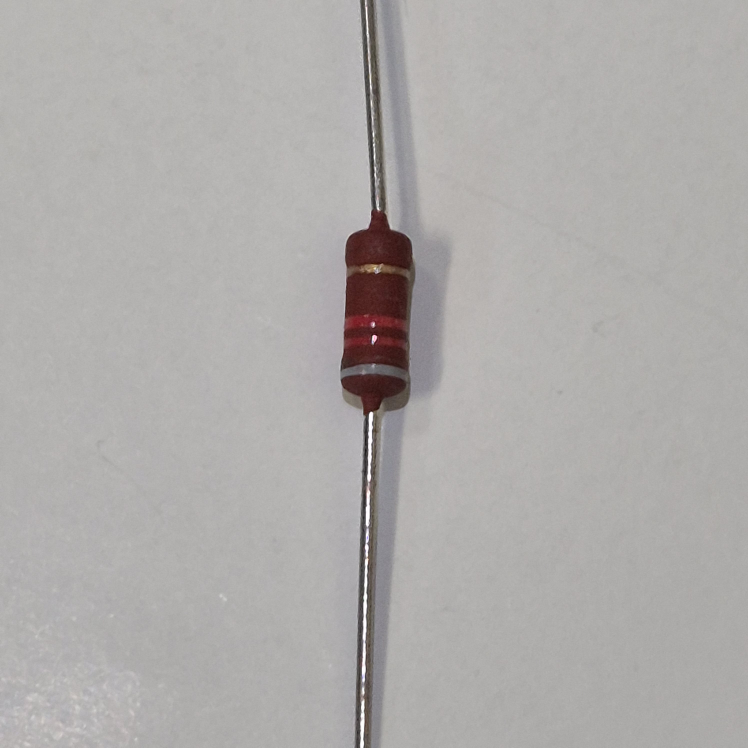
#> input picture resistance/r5/20251020_093418.jpg, 2992 x 2992 px (shown at 1/4 size)
$ python main2.py   (older library calls are emulated)
#> lines starting #> are read from the running program, lines starting #| are printed output that depends on the picture; after the words box and inside, x2 and y2 are one past the last pixel; in counts of white or black regions, pixels touching at a corner belong together
### resistor_calculator/main.py
from math import log10, floor

# IEC 60062 color code: digits, multipliers, tolerances
DIGIT = {
    "black": 0, "brown": 1, "red": 2, "orange": 3, "yellow": 4,
    "green": 5, "blue": 6, "violet": 7, "grey": 8, "white": 9
}

MULTIPLIER = {
    "silver": 1e-2, "gold": 1e-1,
    "black": 1, "brown": 1e1, "red": 1e2, "orange": 1e3, "yellow": 1e4,
    "green": 1e5, "blue": 1e6, "violet": 1e7, "grey": 1e8, "white": 1e9
}

TOLERANCE = {
    # none means 20%
    "silver": 10.0, "gold": 5.0, "brown": 1.0, "red": 2.0, "green": 0.5,
    "blue": 0.25, "violet": 0.1, "grey": 0.05, "none": 20.0
}

# Preferred numbers (IEC 60063)
E6  = [1.0, 1.5, 2.2, 3.3, 4.7, 6.8]
E12 = [1.0, 1.2, 1.5, 1.8, 2.2, 2.7, 3.3, 3.9, 4.7, 5.6, 6.8, 8.2]
E24 = [1.0, 1.1, 1.2, 1.3, 1.5, 1.6, 1.8, 2.0, 2.2, 2.4, 2.7, 3.0,
       3.3, 3.6, 3.9, 4.3, 4.7, 5.1, 5.6, 6.2, 6.8, 7.5, 8.2, 9.1]
# E96 list (mantissas in 1–10 decade) from IEC 60063
E96 = [1.00,1.02,1.05,1.07,1.10,1.13,1.15,1.18,1.21,1.24,1.27,1.30,
       1.33,1.37,1.40,1.43,1.47,1.50,1.54,1.58,1.62,1.65,1.69,1.74,
       1.78,1.82,1.87,1.91,1.96,2.00,2.05,2.10,2.15,2.21,2.26,2.32,
       2.37,2.43,2.49,2.55,2.61,2.67,2.74,2.80,2.87,2.94,3.01,3.09,
       3.16,3.24,3.32,3.40,3.48,3.57,3.65,3.74,3.83,3.92,4.02,4.12,
       4.22,4.32,4.42,4.53,4.64,4.75,4.87,4.99,5.11,5.23,5.36,5.49,
       5.62,5.76,5.90,6.04,6.19,6.34,6.49,6.65,6.81,6.98,7.15,7.32,
       7.50,7.68,7.87,8.06,8.25,8.45,8.66,8.87,9.09,9.31,9.53,9.76]

def pick_series_by_tolerance(tol_pct):
    # Typical mapping: E6≈20%, E12≈10%, E24≈5%, E48≈2%, E96≈1%
    if tol_pct is None or tol_pct >= 20.0:
        return "E6", E6
    if tol_pct >= 10.0:
        return "E12", E12
    if tol_pct >= 5.0:
        return "E24", E24
    if tol_pct >= 2.0:
        # Use E48/E96 group; approximate with E96 for PoC
        return "E96", E96
    # <= 1% (1%, 0.5%, 0.25%, 0.1%) -> use E96 as practical default
    return "E96", E96

def normalize_mantissa(value_ohms):
    if value_ohms <= 0:
        return None, None
    decade = floor(log10(value_ohms))
    mant = value_ohms / (10 ** decade)
    # Shift to [1,10)
    if mant < 1:
        mant *= 10
        decade -= 1
    elif mant >= 10:
        mant /= 10
        decade += 1
    return mant, decade

def is_standard_value(value_ohms, series_values):
    mant, _ = normalize_mantissa(value_ohms)
    if mant is None:
        return False
    # Compare within tight epsilon to avoid FP artifacts
    for v in series_values:
        if abs(mant - v) <= 1e-6:
            return True
    return False

def parse_resistor_bands(bands):
    b = [c.strip().lower() for c in bands]
    n = len(b)
    # Determine digits, multiplier, tolerance for 3–6 bands
    if n == 3:
        d1, d2, mul = b[0:3]
        sig = [DIGIT.get(d1), DIGIT.get(d2)]
        tol = 20.0
        m = MULTIPLIER.get(mul)
    elif n == 4:
        d1, d2, mul, tol_c = b[0:4]
        sig = [DIGIT.get(d1), DIGIT.get(d2)]
        m = MULTIPLIER.get(mul)
        tol = TOLERANCE.get(tol_c, None)
    elif n == 5:
        d1, d2, d3, mul, tol_c = b[0:5]
        sig = [DIGIT.get(d1), DIGIT.get(d2), DIGIT.get(d3)]
        m = MULTIPLIER.get(mul)
        tol = TOLERANCE.get(tol_c, None)
    elif n == 6:
        # Ignore 6th band (TCR) for value computation
        d1, d2, d3, mul, tol_c, _tcr = b[0:6]
        sig = [DIGIT.get(d1), DIGIT.get(d2), DIGIT.get(d3)]
        m = MULTIPLIER.get(mul)
        tol = TOLERANCE.get(tol_c, None)
    else:
        raise ValueError("Support only 3 to 6 bands")

    if any(v is None for v in sig) or m is None:
        raise ValueError("Invalid color sequence for digits/multiplier")

    # Build numeric from significant digits
    val = 0
    for d in sig:
        val = val * 10 + d
    ohms = val * m
    return ohms, tol

def decode_resistor(bands):
    """
    Try forward orientation; verify 'standard' against E-series
    implied by tolerance; if not standard, reverse and retry.
    """
    tried = []
    for orientation, seq in [("forward", bands), ("reversed", list(reversed(bands)))]:
        try:
            ohms, tol = parse_resistor_bands(seq)
            series_name, series_vals = pick_series_by_tolerance(tol)
            standard = is_standard_value(ohms, series_vals)
            tried.append({
                "orientation": orientation,
                "ohms": ohms,
                "tolerance_pct": tol,
                "series": series_name,
                "is_standard": standard,
                "bands": seq
            })
            # Return immediately if standard found
            if standard:
                return tried[-1], tried
        except Exception:
            tried.append({
                "orientation": orientation,
                "error": True,
                "bands": seq
            })
            continue
    # If neither orientation produced a standard value, return best forward result
    # or an error if both failed
    for r in tried:
        if not r.get("error"):
            return r, tried
    return {"error": True, "reason": "Could not parse in either orientation"}, tried

# --- Examples ---
# [12 lines that do not run on import are left out]

### main2.py
import cv2
import numpy as np
import os

# --- IMPORT DU CALCULATEUR ---
try:
    from resistor_calculator.main import decode_resistor
except ImportError:
    print("Attention: Module 'resistor_calculator' introuvable.")
    decode_resistor = None


def ensure_dir(p):
    if p and not os.path.exists(p):
        os.makedirs(p)

# =============================================================================
# 1. ANALYSE COULEUR (LOGIQUE MODIFIÉE : ECHANGE SILVER <-> GREY)
# =============================================================================

def get_color_name(h, s, v):
    # --- A. LOGIQUE ARGENT / GRIS (Prioritaire - Inversée selon ta demande précédente) ---
    if v > 70 and s < 60:
        return "grey"  # C'est brillant -> Gris (pour le calculateur)
    if s < 40:
        if v < 50: return "black"
        return "silver" # C'est terne -> Silver (pour le calculateur)
    if v < 50: return "black"

    # --- B. TEINTES ---

    if (0 <= h < 12) or (160 <= h <= 180):
        if s > 80:
            return "red"
        else:
            return "grey" # Si pas saturé, c'est du gris/argent

    elif 12 <= h < 22:
        if v > 180 and s > 90: return "orange"
        return "brown"

    elif 22 <= h < 35:
        if s > 60 and v > 60: return "gold"
        if v < 150: return "brown"
        return "yellow"

    elif 35 <= h < 85: return "green"
    elif 85 <= h < 130: return "blue"

    elif 130 <= h < 160:
        return "violet"

    return "brown"


def analyze_band_color(roi_hsv, rect):
    x, y, w, h = rect
    center_x = x + w // 2
    margin = max(1, w // 4)
    if margin < 1: margin = 1

    # On prend le centre de la bande
    band_crop = roi_hsv[int(h*0.25):int(h*0.75), max(0, center_x-margin):min(roi_hsv.shape[1], center_x+margin)]

    if band_crop.size == 0: return "unknown"

    h_val = np.median(band_crop[:,:,0])
    s_val = np.median(band_crop[:,:,1])
    v_val = np.median(band_crop[:,:,2])

    return get_color_name(h_val, s_val, v_val)


def keep_resistor_body(mask_bin):
    dist = cv2.distanceTransform(mask_bin, cv2.DIST_L2, 5)
    max_val = np.max(dist)
    if max_val == 0: return mask_bin
    _, body_core = cv2.threshold(dist, 0.4 * max_val, 255, cv2.THRESH_BINARY)
    body_core = body_core.astype(np.uint8)
    contours_core, _ = cv2.findContours(body_core, cv2.RETR_EXTERNAL, cv2.CHAIN_APPROX_SIMPLE)
    if not contours_core: return mask_bin
    largest_core = max(contours_core, key=cv2.contourArea)
    core_mask_single = np.zeros_like(mask_bin)
    cv2.drawContours(core_mask_single, [largest_core], -1, 255, -1)
    dilation_size = int(max_val * 0.45)
    kernel = cv2.getStructuringElement(cv2.MORPH_ELLIPSE, (dilation_size * 2, dilation_size * 2))
    restored_body = cv2.dilate(core_mask_single, kernel, iterations=1)
    return cv2.bitwise_and(restored_body, mask_bin)


def remove_glare_and_fill(img_bgr, body_color_bgr):
    hsv = cv2.cvtColor(img_bgr, cv2.COLOR_BGR2HSV)

    lower_white = np.array([0, 0, 200])
    upper_white = np.array([180, 50, 255])
    mask_sat_white = cv2.inRange(hsv, lower_white, upper_white)

    _, _, v = cv2.split(hsv)
    mask_bright = cv2.inRange(v, 240, 255)

    glare_mask = cv2.bitwise_or(mask_sat_white, mask_bright)
    kernel = np.ones((3, 3), np.uint8)
    glare_mask = cv2.dilate(glare_mask, kernel, iterations=1)

    result = img_bgr.copy()
    result[glare_mask > 0] = body_color_bgr
    return result


def get_vertical_projection(roi_img, out_dir=None):
    h, w = roi_img.shape[:2]
    center_mask = np.zeros((h, w), dtype=np.uint8)
    center_mask[int(h * 0.3):int(h * 0.7), int(w * 0.3):int(w * 0.7)] = 255

    b_chan, g_chan, r_chan = cv2.split(roi_img)
    med_b = np.median(b_chan[center_mask > 0])
    med_g = np.median(g_chan[center_mask > 0])
    med_r = np.median(r_chan[center_mask > 0])
    body_bgr = (int(med_b), int(med_g), int(med_r))

    clean_img = remove_glare_and_fill(roi_img, body_bgr)

    if out_dir:
        glare_path = os.path.join(out_dir, "09a_glare_removed.png")
        cv2.imwrite(glare_path, clean_img)

    smooth = cv2.bilateralFilter(clean_img, 5, 75, 75)
    lab = cv2.cvtColor(smooth, cv2.COLOR_BGR2LAB)
    l_chan, a_chan, b_chan = cv2.split(lab)
    masked_l = l_chan[center_mask > 0]
    masked_a = a_chan[center_mask > 0]
    masked_b = b_chan[center_mask > 0]

    if masked_l.size == 0: return np.zeros(w)
    med_l = np.median(masked_l)
    med_a = np.median(masked_a)
    med_b = np.median(masked_b)

    diff_l = np.abs(l_chan.astype(np.float32) - med_l) * 1.0
    diff_a = np.abs(a_chan.astype(np.float32) - med_a) * 2.0
    diff_b = np.abs(b_chan.astype(np.float32) - med_b) * 2.0
    total_diff_map = diff_l + diff_a + diff_b

    gray = cv2.cvtColor(smooth, cv2.COLOR_BGR2GRAY)
    sobelx = np.abs(cv2.Sobel(gray, cv2.CV_32F, 1, 0, ksize=3))
    combined_energy = total_diff_map + (sobelx * 0.6)

    row_start, row_end = int(h * 0.2), int(h * 0.8)
    roi_energy = combined_energy[row_start:row_end, :]
    profile = np.mean(roi_energy, axis=0)

    if np.max(profile) > 0:
        profile = profile / np.max(profile)

    margin_cut = int(w * 0.05)
    profile[0:margin_cut] = 0
    profile[w-margin_cut:w] = 0

    return profile


# =============================================================================
# 2. DÉTECTION SPÉCIALE OR
# =============================================================================

def detect_gold_only(roi_img):
    h, w = roi_img.shape[:2]
    hsv = cv2.cvtColor(roi_img, cv2.COLOR_BGR2HSV)

    lower_gold = np.array([12, 60, 60])
    upper_gold = np.array([38, 255, 255])

    mask = cv2.inRange(hsv, lower_gold, upper_gold)

    margin_cut = int(w * 0.06)
    mask[:, 0:margin_cut] = 0
    mask[:, w-margin_cut:w] = 0

    kernel_v = cv2.getStructuringElement(cv2.MORPH_RECT, (1, 5))
    mask = cv2.morphologyEx(mask, cv2.MORPH_OPEN, kernel_v)
    mask = cv2.dilate(mask, kernel_v, iterations=2)

    contours, _ = cv2.findContours(mask, cv2.RETR_EXTERNAL, cv2.CHAIN_APPROX_SIMPLE)

    gold_rects = []
    for c in contours:
        x, y, bw, bh = cv2.boundingRect(c)
        if bh > h * 0.4:
             if bw < w * 0.20 and bw > w * 0.02:
                gold_rects.append((x, 0, bw, h))

    return gold_rects


def rects_overlap(r1, r2, threshold=0.3):
    x1, _, w1, _ = r1
    x2, _, w2, _ = r2
    start = max(x1, x2)
    end = min(x1 + w1, x2 + w2)
    if end < start: return False
    overlap_w = end - start
    min_w = min(w1, w2)
    return overlap_w > (min_w * threshold)


# =============================================================================
# 3. FONCTION PRINCIPALE
# =============================================================================

def find_bands(roi_img, out_dir=None):
    h, w = roi_img.shape[:2]

    # --- A. Projection Standard ---
    profile = get_vertical_projection(roi_img, out_dir)
    THRESHOLD = 0.28

    band_mask_1d = (profile > THRESHOLD).astype(np.uint8)
    band_mask_1d = band_mask_1d.reshape(1, -1)
    kernel = np.ones((1, 3), np.uint8)
    band_mask_1d = cv2.dilate(band_mask_1d, kernel, iterations=1)
    band_mask_1d = cv2.erode(band_mask_1d, kernel, iterations=1)
    band_mask_1d = band_mask_1d.flatten()

    MIN_BAND_WIDTH = w * 0.03
    standard_rects = []
    in_band = False
    start_x = 0

    for x in range(w):
        val = band_mask_1d[x]
        if val > 0 and not in_band:
            in_band = True
            start_x = x
        elif val == 0 and in_band:
            in_band = False
            end_x = x
            width = end_x - start_x
            if width > MIN_BAND_WIDTH:
                standard_rects.append((start_x, 0, width, h))

    if in_band:
        width = w - start_x
        if width > MIN_BAND_WIDTH:
            standard_rects.append((start_x, 0, width, h))

    # --- B. Détection Or Spécifique ---
    gold_rects = detect_gold_only(roi_img)

    # --- C. Fusion et Analyse Couleur ---
    final_rects = []
    roi_hsv = cv2.cvtColor(roi_img, cv2.COLOR_BGR2HSV)

    # 1. Ajout des standards
    for r in standard_rects:
        c_name = analyze_band_color(roi_hsv, r)
        final_rects.append({'rect': r, 'color': c_name, 'source': 'std'})

    # 2. Fusion des Golds
    for g_rect in gold_rects:
        merged = False
        for i, item in enumerate(final_rects):
            s_rect = item['rect']
            if rects_overlap(g_rect, s_rect, threshold=0.2):
                if item['color'] in ['brown', 'orange', 'unknown']:
                    final_rects[i] = {'rect': g_rect, 'color': 'gold', 'source': 'gold'}
                merged = True
                break
        if not merged:
            final_rects.append({'rect': g_rect, 'color': 'gold', 'source': 'gold'})

    final_rects.sort(key=lambda x: x['rect'][0])

    result_colors = [x['color'] for x in final_rects]
    result_rects = [x['rect'] for x in final_rects]

    # --- D. Heuristique de dernier recours ---
    if len(result_colors) == 4 and result_colors[-1] == 'brown':
        result_colors[-1] = 'gold'
        final_rects[-1]['source'] = 'correction'

    # --- VISUALISATION ---
    vis = roi_img.copy()
    for i, rect in enumerate(result_rects):
        x, y, wb, hb = rect
        color_name = result_colors[i]

        src = final_rects[i].get('source', 'std')
        if src == 'gold': box_c = (0, 255, 255)
        elif src == 'correction': box_c = (255, 255, 0)
        else: box_c = (0, 255, 0)

        cv2.rectangle(vis, (x, 0), (x + wb, h), box_c, 2)
        cv2.putText(vis, color_name, (x, 15), cv2.FONT_HERSHEY_SIMPLEX, 0.4, (0, 0, 255), 1)

    points = []
    for x in range(w):
        val = profile[x]
        graph_y = int(h - (val * h))
        points.append((x, graph_y))
    if points:
        cv2.polylines(vis, [np.array(points)], False, (255, 255, 255), 1)

    thresh_y = int(h - (THRESHOLD * h))
    cv2.line(vis, (0, thresh_y), (w, thresh_y), (255, 0, 0), 1)

    return result_colors, result_rects, vis


def isolate_rotate_resize_debug_body(
        img_path,
        out_dir="debug_out",
        thresh_method="auto"
):
#> called with img_path = 'resistance/r5/20251020_093418.jpg', out_dir = 'debug_out', thresh_method = 'auto'
    ensure_dir(out_dir)
    img = cv2.imread(img_path)
#> img is the input picture: shape (2992, 2992, 3); mean B, G, R 170.6, 172.2, 174.4
    if img is None: return

    gray = cv2.cvtColor(img, cv2.COLOR_BGR2GRAY)
    if thresh_method == "auto":
        _, th = cv2.threshold(255 - gray, 0, 255, cv2.THRESH_BINARY + cv2.THRESH_OTSU)
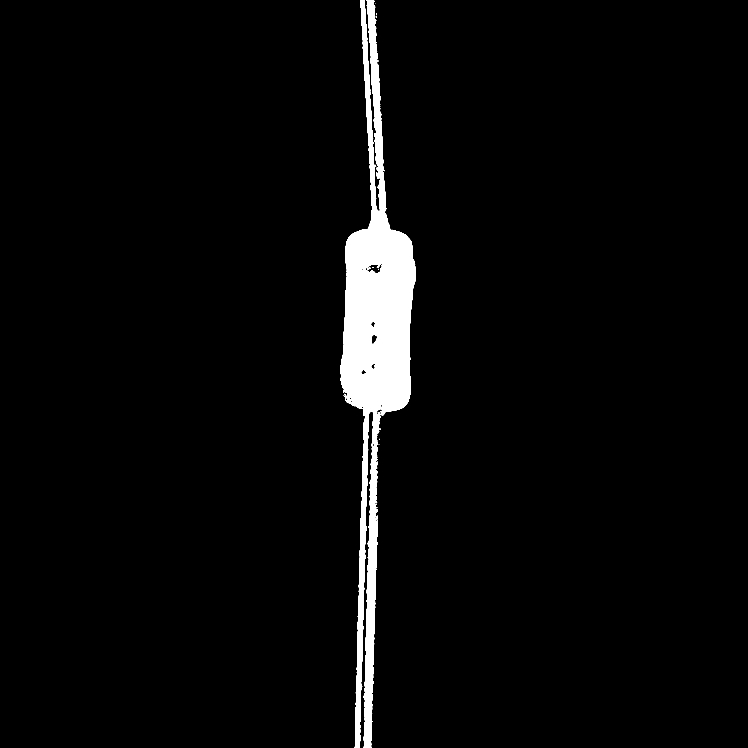
#> th: shape (2992, 2992) (shown at 1/4 size); 3.3% white; 25 white regions (21 under 20 px), largest, box (x1, y1, x2, y2) and area: (1362, 0, 1663, 2992) 294879, (1467, 1070, 1482, 1078) 70, (1378, 1576, 1384, 1582) 27, (1520, 1643, 1526, 1650) 27
    else:
        _, th = cv2.threshold(255 - gray, 30, 255, cv2.THRESH_BINARY)

    kernel = cv2.getStructuringElement(cv2.MORPH_RECT, (3, 3))
    th_clean = cv2.morphologyEx(th, cv2.MORPH_OPEN, kernel, iterations=1)
#> th_clean: shape (2992, 2992); 3.3% white; 10 white regions (5 under 20 px), largest, box (x1, y1, x2, y2) and area: (1362, 0, 1662, 2992) 294229, (1383, 1592, 1405, 1616) 289, (1469, 1071, 1482, 1078) 65, (1378, 1576, 1384, 1582) 27, (1521, 1644, 1526, 1649) 22
    body_mask = keep_resistor_body(th_clean)
#> in keep_resistor_body, `max_val = np.max(dist)`: max_val = 105.5
#> in keep_resistor_body, `contours_core, _ = cv2.findContours(body_core, cv2.RETR_EXTERNAL, cv2...`: contours_core = 1 contour; box (x1, y1, x2, y2) and area: (1405, 916, 1620, 1602) 70831
#> in keep_resistor_body, `largest_core = max(contours_core, key=cv2.contourArea)`: largest_core = contour of 950 points, box (x1, y1, x2, y2) (1405, 916, 1620, 1602), area 70831
#> in keep_resistor_body, `dilation_size = int(max_val * 0.45)`: dilation_size = 47

    contours, _ = cv2.findContours(body_mask, cv2.RETR_EXTERNAL, cv2.CHAIN_APPROX_SIMPLE)
#> contours = 2 contours, 1 with area under 20; largest, box (x1, y1, x2, y2) and area: (1362, 870, 1662, 1648) 189972
    if not contours: return
    c = max(contours, key=cv2.contourArea)
#> c = contour of 676 points, box (x1, y1, x2, y2) (1362, 870, 1662, 1648), area 189972
    rect = cv2.minAreaRect(c)
#> rect = ((1512.8, 1259), (778.5, 284.5), -87.69)
    (cx, cy), (rw, rh), angle = rect
#> cx = 1512.8; cy = 1259; rw = 778.5; rh = 284.5; angle = -87.69
    if rw < rh:
        angle += 90.0
        rw, rh = rh, rw

    (h_img, w_img) = img.shape[:2]
    M = cv2.getRotationMatrix2D((w_img // 2, h_img // 2), angle, 1.0)
#> M = [[0.0402, -0.999, 2930.6], [0.999, 0.0402, -58.96]]
    cos, sin = abs(M[0, 0]), abs(M[0, 1])
#> cos = 0.0402; sin = 0.999
    nW = int((h_img * sin) + (w_img * cos))
#> nW = 3109
    nH = int((h_img * cos) + (w_img * sin))
#> nH = 3109
    M[0, 2] += (nW / 2) - w_img // 2
    M[1, 2] += (nH / 2) - h_img // 2
    rot = cv2.warpAffine(img, M, (nW, nH), borderValue=(255, 255, 255))
    rot_body = cv2.warpAffine(body_mask, M, (nW, nH), flags=cv2.INTER_NEAREST, borderValue=0)
#> rot_body: shape (3109, 3109); 1.9% white; 2 white regions (1 under 20 px)

    contours_r, _ = cv2.findContours(rot_body, cv2.RETR_EXTERNAL, cv2.CHAIN_APPROX_SIMPLE)
#> contours_r = 2 contours, 1 with area under 20; largest, box (x1, y1, x2, y2) and area: (1403, 1419, 2182, 1705) 189964
    if not contours_r: return
    c_r = max(contours_r, key=cv2.contourArea)
#> c_r = contour of 758 points, box (x1, y1, x2, y2) (1403, 1419, 2182, 1705), area 189964
    x, y, w_box, h_box = cv2.boundingRect(c_r)
#> x = 1403; y = 1419; w_box = 779; h_box = 286

    crop_margin = int(w_box * 0.10)
#> crop_margin = 77
    x_roi = x + crop_margin
#> x_roi = 1480
    y_roi = y
#> y_roi = 1419
    w_roi = w_box - (2 * crop_margin)
#> w_roi = 625
    h_roi = h_box
#> h_roi = 286
    if w_roi < 10: w_roi = w_box; x_roi = x
    roi = rot[y_roi: y_roi + h_roi, x_roi: x_roi + w_roi]
    cv2.imwrite(os.path.join(out_dir, "07_roi_body.png"), roi)

    print("Running Analysis...")
    colors, rects, debug_vis = find_bands(roi, out_dir=out_dir)
#> in get_vertical_projection, `b_chan, g_chan, r_chan = cv2.split(roi_img)`:
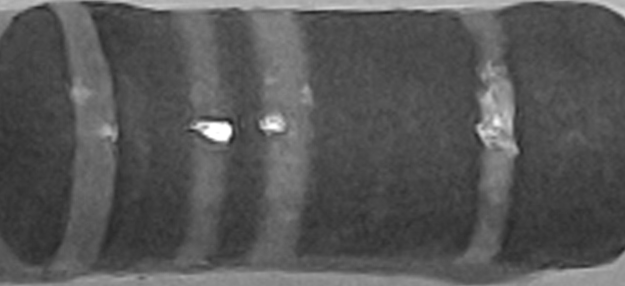
#> r_chan: shape (286, 625); min 30, max 255, mean 85.9
#> in get_vertical_projection, `med_b = np.median(b_chan[center_mask > 0])`: med_b = 35
#> in get_vertical_projection, `med_g = np.median(g_chan[center_mask > 0])`: med_g = 36
#> in get_vertical_projection, `med_r = np.median(r_chan[center_mask > 0])`: med_r = 81
#> in get_vertical_projection, `body_bgr = (int(med_b), int(med_g), int(med_r))`: body_bgr = (35, 36, 81)
#> in remove_glare_and_fill, `result[glare_mask > 0] = body_color_bgr`:
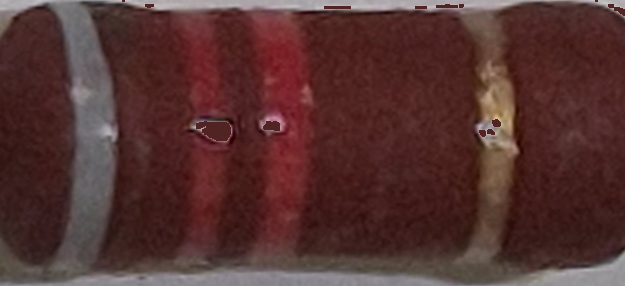
#> result: shape (286, 625, 3); mean B, G, R 49.1, 50.9, 85
#> in get_vertical_projection, `l_chan, a_chan, b_chan = cv2.split(lab)`:
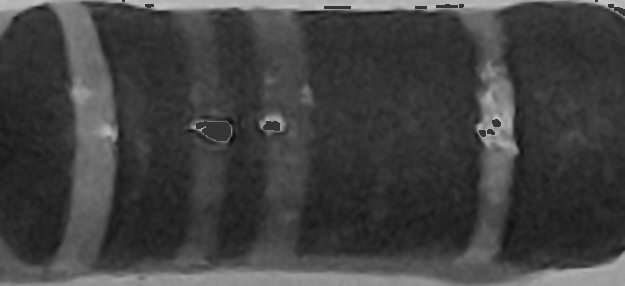
#> l_chan: shape (286, 625); min 16, max 198, mean 64.4
#> in get_vertical_projection, `l_chan, a_chan, b_chan = cv2.split(lab)`:
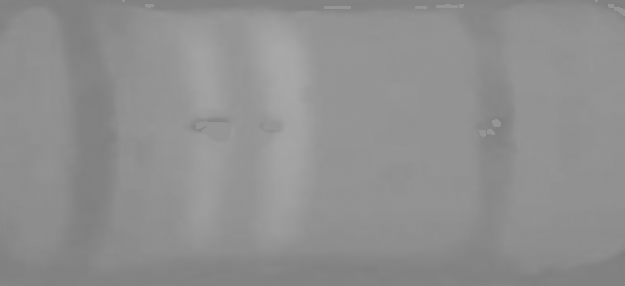
#> a_chan: shape (286, 625); min 126, max 169, mean 143.6
#> in get_vertical_projection, `med_l = np.median(masked_l)`: med_l = 53
#> in get_vertical_projection, `med_a = np.median(masked_a)`: med_a = 149
#> in get_vertical_projection, `med_b = np.median(masked_b)`: med_b = 139
#> in get_vertical_projection, `diff_a = np.abs(a_chan.astype(np.float32) - med_a) * 2.0`:
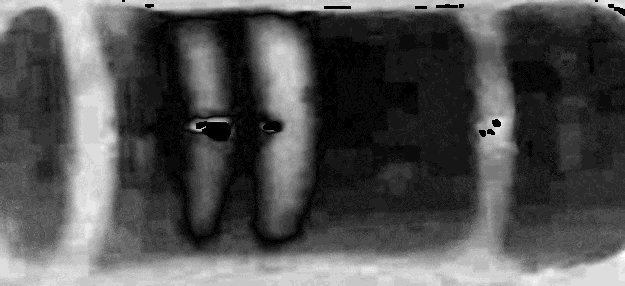
#> diff_a: shape (286, 625) float32; min 0, max 46, mean 14.7; drawn with min black and max white
#> in get_vertical_projection, `total_diff_map = diff_l + diff_a + diff_b`:
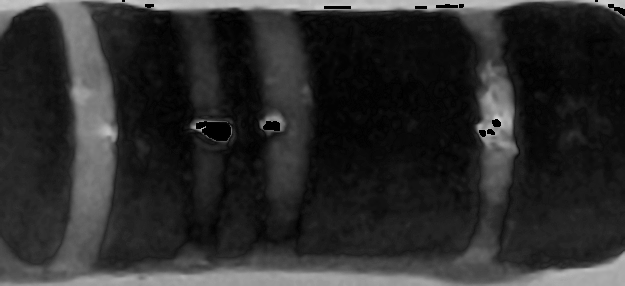
#> total_diff_map: shape (286, 625) float32; min 0, max 214, mean 43.2
#> (the rest of the program and of its run is left out)
